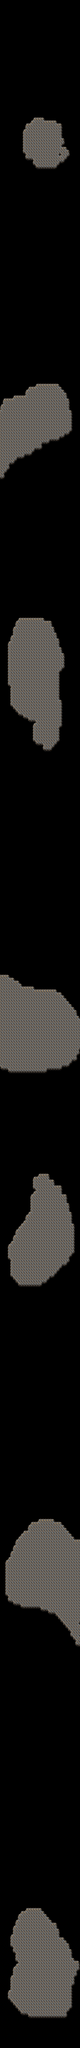

A level layout from a 2D game, rendered from its tile map. Below: a short description, then the map file with tile-grid data replaced by summaries:
An orthogonal 32x700 tile map with 24x28 px tiles, 1 tile layer (Tile Layer 1).

<map version="1.0" orientation="orthogonal" renderorder="right-down" width="32" height="700" tilewidth="24" tileheight="28" nextobjectid="1">
 <tileset firstgid="1" name="shapesz" tilewidth="24" tileheight="28" tilecount="620" columns="10">
  <image source="../tilesets/shapesz.png" width="240" height="1736" />
  <terraintypes>
   <terrain name="thingy" tile="-1" />
  </terraintypes>
  <tile id="85" terrain=",,,0" />
  <tile id="86" terrain=",,0,0" />
  <tile id="87" terrain=",,0," />
  <tile id="88" terrain=",0,0,0" />
  <tile id="89" terrain="0,,0,0" />
  <tile id="95" terrain=",0,,0" />
  <tile id="96" terrain="0,0,0,0" />
  <tile id="97" terrain="0,,0," />
  <tile id="98" terrain="0,0,,0" />
  <tile id="99" terrain="0,0,0," />
  <tile id="105" terrain=",0,," />
  <tile id="106" terrain="0,0,," />
  <tile id="107" terrain="0,,," />
 </tileset>
 <layer name="Tile Layer 1" width="32" height="700">
  <data>[22400 cells, 5047 non-empty, 13 distinct tile ids]</data>
 </layer>
</map>
